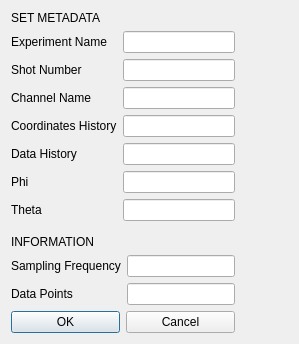
<?xml version="1.0" encoding="UTF-8"?>
<ui version="4.0">
 <class>Dialog</class>
 <widget class="QDialog" name="Dialog">
  <property name="geometry">
   <rect>
    <x>0</x>
    <y>0</y>
    <width>299</width>
    <height>344</height>
   </rect>
  </property>
  <property name="windowTitle">
   <string>Set Metadata</string>
  </property>
  <layout class="QFormLayout" name="formLayout_3">
   <item row="0" column="0">
    <layout class="QGridLayout" name="gridLayout">
     <item row="0" column="0">
      <layout class="QFormLayout" name="formLayout_2">
       <property name="fieldGrowthPolicy">
        <enum>QFormLayout::AllNonFixedFieldsGrow</enum>
       </property>
       <item row="0" column="0">
        <widget class="QLabel" name="label_5">
         <property name="text">
          <string>SET METADATA</string>
         </property>
        </widget>
       </item>
       <item row="1" column="0">
        <widget class="QLabel" name="label_7">
         <property name="layoutDirection">
          <enum>Qt::LeftToRight</enum>
         </property>
         <property name="text">
          <string>Experiment Name</string>
         </property>
         <property name="alignment">
          <set>Qt::AlignLeading|Qt::AlignLeft|Qt::AlignVCenter</set>
         </property>
        </widget>
       </item>
       <item row="1" column="1">
        <widget class="QLineEdit" name="experiment_nameText"/>
       </item>
       <item row="2" column="0">
        <widget class="QLabel" name="label_8">
         <property name="text">
          <string>Shot Number</string>
         </property>
         <property name="alignment">
          <set>Qt::AlignLeading|Qt::AlignLeft|Qt::AlignVCenter</set>
         </property>
        </widget>
       </item>
       <item row="2" column="1">
        <widget class="QLineEdit" name="shot_numberText"/>
       </item>
       <item row="3" column="0">
        <widget class="QLabel" name="label_9">
         <property name="text">
          <string>Channel Name</string>
         </property>
        </widget>
       </item>
       <item row="3" column="1">
        <widget class="QLineEdit" name="channel_nameText"/>
       </item>
       <item row="4" column="0">
        <widget class="QLabel" name="label_10">
         <property name="text">
          <string>Coordinates History</string>
         </property>
        </widget>
       </item>
       <item row="4" column="1">
        <widget class="QLineEdit" name="coordinates_historyText"/>
       </item>
       <item row="5" column="0">
        <widget class="QLabel" name="label_11">
         <property name="text">
          <string>Data History</string>
         </property>
        </widget>
       </item>
       <item row="5" column="1">
        <widget class="QLineEdit" name="data_historyText"/>
       </item>
       <item row="6" column="0">
        <widget class="QLabel" name="label_4">
         <property name="text">
          <string>Phi</string>
         </property>
        </widget>
       </item>
       <item row="6" column="1">
        <widget class="QLineEdit" name="phiText"/>
       </item>
       <item row="7" column="0">
        <widget class="QLabel" name="label_6">
         <property name="text">
          <string>Theta</string>
         </property>
        </widget>
       </item>
       <item row="7" column="1">
        <widget class="QLineEdit" name="thetaText"/>
       </item>
      </layout>
     </item>
     <item row="1" column="0">
      <spacer name="verticalSpacer">
       <property name="orientation">
        <enum>Qt::Vertical</enum>
       </property>
       <property name="sizeHint" stdset="0">
        <size>
         <width>20</width>
         <height>20</height>
        </size>
       </property>
      </spacer>
     </item>
     <item row="2" column="0">
      <layout class="QFormLayout" name="formLayout">
       <property name="fieldGrowthPolicy">
        <enum>QFormLayout::AllNonFixedFieldsGrow</enum>
       </property>
       <item row="0" column="0">
        <widget class="QLabel" name="label">
         <property name="text">
          <string>INFORMATION</string>
         </property>
        </widget>
       </item>
       <item row="1" column="0">
        <widget class="QLabel" name="label_2">
         <property name="text">
          <string>Sampling Frequency</string>
         </property>
        </widget>
       </item>
       <item row="1" column="1">
        <widget class="QLineEdit" name="sampling_frequencyText">
         <property name="readOnly">
          <bool>true</bool>
         </property>
        </widget>
       </item>
       <item row="2" column="0">
        <widget class="QLabel" name="label_3">
         <property name="text">
          <string>Data Points</string>
         </property>
        </widget>
       </item>
       <item row="2" column="1">
        <widget class="QLineEdit" name="n_data_pointsText">
         <property name="readOnly">
          <bool>true</bool>
         </property>
        </widget>
       </item>
      </layout>
     </item>
     <item row="3" column="0">
      <layout class="QHBoxLayout" name="horizontalLayout">
       <item>
        <widget class="QPushButton" name="okButton">
         <property name="text">
          <string>OK</string>
         </property>
        </widget>
       </item>
       <item>
        <widget class="QPushButton" name="cancelButton">
         <property name="text">
          <string>Cancel</string>
         </property>
        </widget>
       </item>
      </layout>
     </item>
    </layout>
   </item>
  </layout>
 </widget>
 <resources/>
 <connections/>
</ui>
